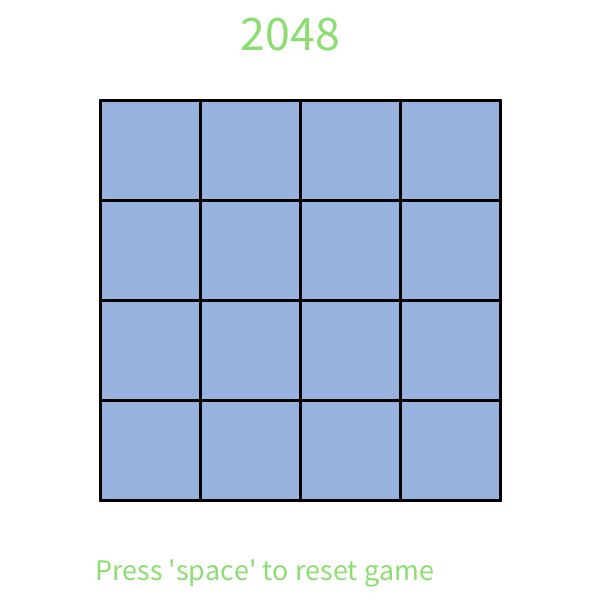
Frame 1 (no input)
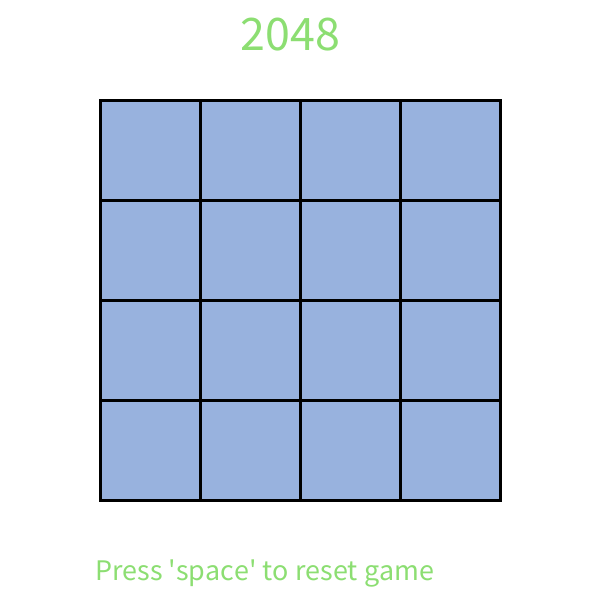
Frame 60 (the mouse pressed at the canvas centre just before this capture)
Frame 120 (the mouse held since frame 60 and released just before this capture): identical to frame 60, image omitted

The Processing sketch that drew these frames (run headless with seeded random() and noise(); from frame 60 on, the mouse is pressed at the canvas centre):

// Processing sketch: sketch_2048
// ── sketch_2048.pde
int rows=4;
int cols=4;
char up='w';
char down='s';
char right='d';
char left='a';
float squareSize=100;







void setup(){
  size(600,600);
   background(255);
  textSize(30);
  fill(140,222,114);
  text("Press 'space' to reset game", 95, 580);
  textSize(50);
  text("2048", 240, 50);
  
  
}
void draw(){
  fill(152,178,222);
  rect(100,100,400,400);
   for (int i = 100; i<=500; i=i+100) {
    smooth();
    strokeWeight(3);
    line(100, i, 500, i);
    line(i, 100, i, 500);
  }

   

}
void keyPressed() {
  if (key == ' ') {
    setup();
  }
  if( key==left){

  
  }
}
// ── Square.pde

class Square{
  int start = 100;
  int stop = 500;
  int loop = 0;
  boolean appear = false;

  void square() {
    rect(start, start, 400, 400);
    for (int i = start; i<=stop; i=i+100) {
      smooth();
      strokeWeight(3);
      line(start, i, stop, i);
      line(i, start, i, stop);
    }

  }
}
